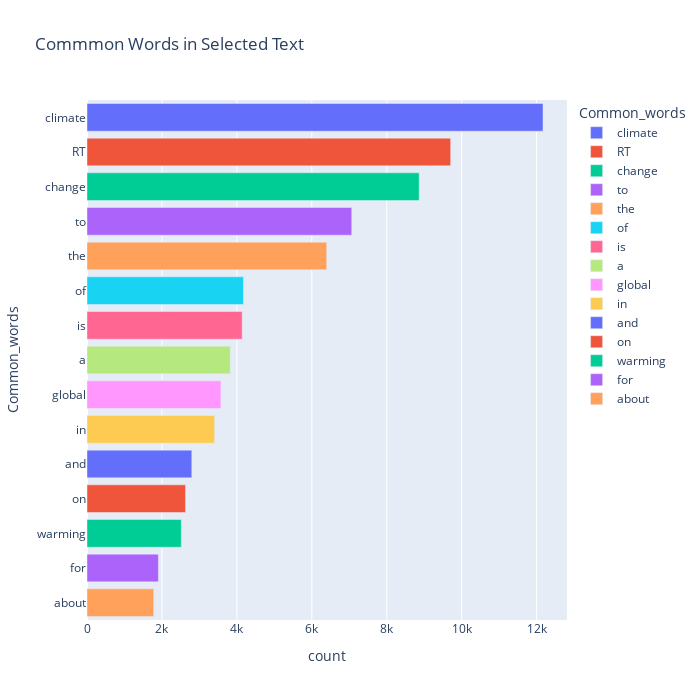

Notebook source saved alongside this figure:
### Markdown cell above
Let us visualize this counts

### Code cell
fig = px.bar(temp, x="count", y="Common_words", title='Commmon Words in Selected Text', orientation='h', 
             width=700, height=700,color='Common_words')
fig.show()

### Figure 1 — Plotly figure (JSON) as saved in the notebook; plotly's stock layout.template omitted (floating-point values rounded to 4 significant figures)
{"data": [{"alignmentgroup": "True", "hovertemplate": "Common_words=%{y}<br>count=%{x}<extra></extra>", "legendgroup": "climate", "marker": {"color": "#636efa"}, "name": "climate", "offsetgroup": "climate", "orientation": "h", "showlegend": true, "textposition": "auto", "type": "bar", "x": [12170], "xaxis": "x", "y": ["climate"], "yaxis": "y"}, {"alignmentgroup": "True", "hovertemplate": "Common_words=%{y}<br>count=%{x}<extra></extra>", "legendgroup": "RT", "marker": {"color": "#EF553B"}, "name": "RT", "offsetgroup": "RT", "orientation": "h", "showlegend": true, "textposition": "auto", "type": "bar", "x": [9706], "xaxis": "x", "y": ["RT"], "yaxis": "y"}, {"alignmentgroup": "True", "hovertemplate": "Common_words=%{y}<br>count=%{x}<extra></extra>", "legendgroup": "change", "marker": {"color": "#00cc96"}, "name": "change", "offsetgroup": "change", "orientation": "h", "showlegend": true, "textposition": "auto", "type": "bar", "x": [8865], "xaxis": "x", "y": ["change"], "yaxis": "y"}, {"alignmentgroup": "True", "hovertemplate": "Common_words=%{y}<br>count=%{x}<extra></extra>", "legendgroup": "to", "marker": {"color": "#ab63fa"}, "name": "to", "offsetgroup": "to", "orientation": "h", "showlegend": true, "textposition": "auto", "type": "bar", "x": [7066], "xaxis": "x", "y": ["to"], "yaxis": "y"}, {"alignmentgroup": "True", "hovertemplate": "Common_words=%{y}<br>count=%{x}<extra></extra>", "legendgroup": "the", "marker": {"color": "#FFA15A"}, "name": "the", "offsetgroup": "the", "orientation": "h", "showlegend": true, "textposition": "auto", "type": "bar", "x": [6397], "xaxis": "x", "y": ["the"], "yaxis": "y"}, {"alignmentgroup": "True", "hovertemplate": "Common_words=%{y}<br>count=%{x}<extra></extra>", "legendgroup": "of", "marker": {"color": "#19d3f3"}, "name": "of", "offsetgroup": "of", "orientation": "h", "showlegend": true, "textposition": "auto", "type": "bar", "x": [4176], "xaxis": "x", "y": ["of"], "yaxis": "y"}, {"alignmentgroup": "True", "hovertemplate": "Common_words=%{y}<br>count=%{x}<extra></extra>", "legendgroup": "is", "marker": {"color": "#FF6692"}, "name": "is", "offsetgroup": "is", "orientation": "h", "showlegend": true, "textposition": "auto", "type": "bar", "x": [4143], "xaxis": "x", "y": ["is"], "yaxis": "y"}, {"alignmentgroup": "True", "hovertemplate": "Common_words=%{y}<br>count=%{x}<extra></extra>", "legendgroup": "a", "marker": {"color": "#B6E880"}, "name": "a", "offsetgroup": "a", "orientation": "h", "showlegend": true, "textposition": "auto", "type": "bar", "x": [3825], "xaxis": "x", "y": ["a"], "yaxis": "y"}, {"alignmentgroup": "True", "hovertemplate": "Common_words=%{y}<br>count=%{x}<extra></extra>", "legendgroup": "global", "marker": {"color": "#FF97FF"}, "name": "global", "offsetgroup": "global", "orientation": "h", "showlegend": true, "textposition": "auto", "type": "bar", "x": [3575], "xaxis": "x", "y": ["global"], "yaxis": "y"}, {"alignmentgroup": "True", "hovertemplate": "Common_words=%{y}<br>count=%{x}<extra></extra>", "legendgroup": "in", "marker": {"color": "#FECB52"}, "name": "in", "offsetgroup": "in", "orientation": "h", "showlegend": true, "textposition": "auto", "type": "bar", "x": [3406], "xaxis": "x", "y": ["in"], "yaxis": "y"}, {"alignmentgroup": "True", "hovertemplate": "Common_words=%{y}<br>count=%{x}<extra></extra>", "legendgroup": "and", "marker": {"color": "#636efa"}, "name": "and", "offsetgroup": "and", "orientation": "h", "showlegend": true, "textposition": "auto", "type": "bar", "x": [2797], "xaxis": "x", "y": ["and"], "yaxis": "y"}, {"alignmentgroup": "True", "hovertemplate": "Common_words=%{y}<br>count=%{x}<extra></extra>", "legendgroup": "on", "marker": {"color": "#EF553B"}, "name": "on", "offsetgroup": "on", "orientation": "h", "showlegend": true, "textposition": "auto", "type": "bar", "x": [2630], "xaxis": "x", "y": ["on"], "yaxis": "y"}, {"alignmentgroup": "True", "hovertemplate": "Common_words=%{y}<br>count=%{x}<extra></extra>", "legendgroup": "warming", "marker": {"color": "#00cc96"}, "name": "warming", "offsetgroup": "warming", "orientation": "h", "showlegend": true, "textposition": "auto", "type": "bar", "x": [2517], "xaxis": "x", "y": ["warming"], "yaxis": "y"}, {"alignmentgroup": "True", "hovertemplate": "Common_words=%{y}<br>count=%{x}<extra></extra>", "legendgroup": "for", "marker": {"color": "#ab63fa"}, "name": "for", "offsetgroup": "for", "orientation": "h", "showlegend": true, "textposition": "auto", "type": "bar", "x": [1905], "xaxis": "x", "y": ["for"], "yaxis": "y"}, {"alignmentgroup": "True", "hovertemplate": "Common_words=%{y}<br>count=%{x}<extra></extra>", "legendgroup": "about", "marker": {"color": "#FFA15A"}, "name": "about", "offsetgroup": "about", "orientation": "h", "showlegend": true, "textposition": "auto", "type": "bar", "x": [1780], "xaxis": "x", "y": ["about"], "yaxis": "y"}], "layout": {"barmode": "relative", "height": 700, "legend": {"title": {"text": "Common_words"}, "tracegroupgap": 0}, "title": {"text": "Commmon Words in Selected Text"}, "width": 700, "xaxis": {"anchor": "y", "domain": [0, 1], "title": {"text": "count"}}, "yaxis": {"anchor": "x", "categoryarray": ["about", "for", "warming", "on", "and", "in", "global", "a", "is", "of", "the", "to", "change", "RT", "climate"], "categoryorder": "array", "domain": [0, 1], "title": {"text": "Common_words"}}}}
